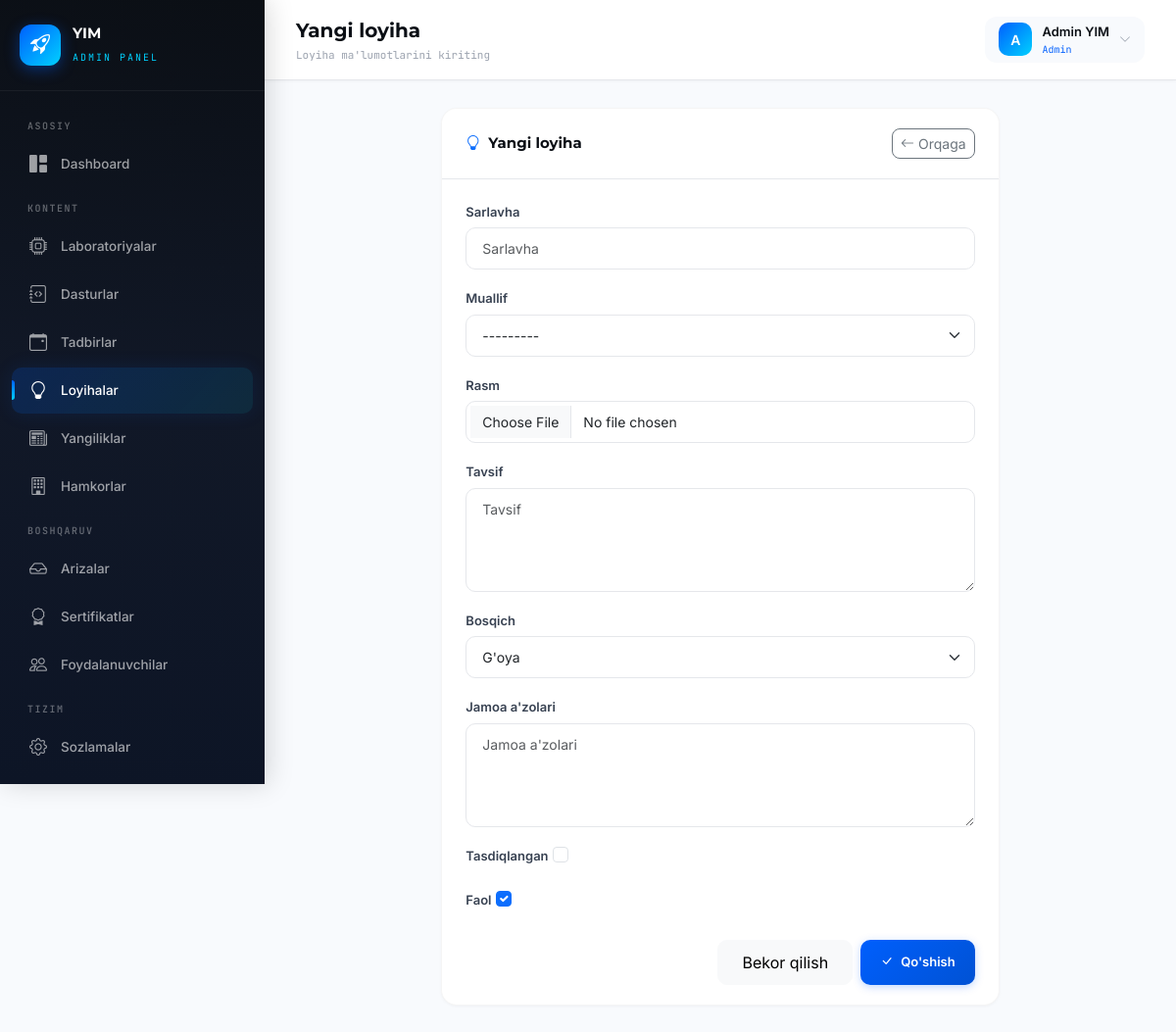
Page /admin-panel/projects/create/ (signed in) on the committed database.
### accounts/models.py (models this page shows, shortened)
class User(AbstractUser):
    ROLE_CHOICES = (
        ('admin', 'Admin'),
        ('student', 'Student'),
    )
    role = models.CharField(max_length=10, choices=ROLE_CHOICES, default='student')
    phone = models.CharField(max_length=20, blank=True, null=True)
    avatar = models.ImageField(upload_to='avatars/', blank=True, null=True)
    bio = models.TextField(blank=True, null=True)
    birth_date = models.DateField(blank=True, null=True)
    def __str__(self):
        return self.get_full_name() or self.username
    @property
    def is_admin_user(self):
        return self.role == 'admin' or self.is_superuser

### dashboard/views.py (the view)
# urls.py: path('projects/create/', views.project_create, name='project_create'),
@admin_required
def project_create(request):
    return generic_create(request, ProjectForm, 'dashboard/projects/form.html', 'dashboard:project_list', "Loyiha muvaffaqiyatli qo'shildi!")

### dashboard/forms.py
class ProjectForm(StyledFormMixin, forms.ModelForm):
    class Meta:
        model = Project
        fields = ['title', 'author', 'image', 'description', 'stage', 'team_members', 'is_approved', 'is_active']

### dashboard/context_processors.py (called while the page is built)
def pending_applications(request):
    if request.user.is_authenticated:
        try:
            count = Application.objects.filter(status='pending').count()
            return {'pending_count': count}
        except Exception:
            return {'pending_count': 0}
    return {'pending_count': 0}

### dashboard/views.py (called while the page is built)
def admin_required(view_func):
    @wraps(view_func)
    @login_required
    def wrapper(request, *args, **kwargs):
        if not request.user.is_admin_user:
            messages.error(request, "Sizda ruxsat yo'q!")
            return redirect('login')
        return view_func(request, *args, **kwargs)
    return wrapper

def generic_create(request, form_class, template, redirect_url, success_msg):
    form = form_class()
    if request.method == 'POST':
        form = form_class(request.POST, request.FILES)
        if form.is_valid():
            form.save()
            messages.success(request, success_msg)
            return redirect(redirect_url)
    return render(request, template, {'form': form})

### templates/dashboard/projects/form.html (shortened to what this page needs)
{% extends "dashboard/base.html" %}
{% block page_title %}{% if object %}Loyihani tahrirlash{% else %}Yangi loyiha{% endif %}{% endblock %}
{% block page_subtitle %}Loyiha ma'lumotlarini kiriting{% endblock %}
{% block content %}
<div class="row justify-content-center">
    <div class="col-xl-8">
        <div class="data-card animate-in">
            <div class="data-card-header">
                <h6><i class="bi bi-lightbulb me-2 text-primary"></i>{% if object %}{{ object.title }}{% else %}Yangi loyiha{% endif %}</h6>
                <a href="{% url 'dashboard:project_list' %}" class="btn btn-sm btn-outline-secondary" style="border-radius: 8px;">
                    <i class="bi bi-arrow-left me-1"></i>Orqaga
                </a>
            </div>
            <div class="data-card-body">
                <form method="post" enctype="multipart/form-data">
                    {% for field in form %}
                    <div class="mb-3">
                        <label class="form-label" for="{{ field.id_for_label }}">{{ field.label }}</label>
                        {{ field }}
                    </div>
                    {% endfor %}
                    <div class="d-flex justify-content-end gap-2 mt-4">
                        <a href="{% url 'dashboard:project_list' %}" class="btn btn-light" style="border-radius:10px;padding:10px 24px;">Bekor qilish</a>
                        <button type="submit" class="btn btn-primary-custom">
                            <i class="bi bi-check-lg me-2"></i>{% if object %}Saqlash{% else %}Qo'shish{% endif %}
                        </button>
                    </div>
                </form>
            </div>
        </div>
    </div>
</div>
{% endblock %}

### templates/dashboard/base.html (shortened to what this page needs)
{% load static %}
<!DOCTYPE html>
<html lang="uz" data-bs-theme="light">
<head>
    <link href="https://cdn.jsdelivr.net/npm/bootstrap@5.3.3/dist/css/bootstrap.min.css" rel="stylesheet">
    <link href="https://cdn.jsdelivr.net/npm/bootstrap-icons@1.11.3/font/bootstrap-icons.min.css" rel="stylesheet">
</head>
<body>
    <aside class="sidebar" id="sidebar">
        <div class="sidebar-brand">
            <div class="brand-icon">
                <i class="bi bi-rocket-takeoff"></i>
            </div>
            <div>
                <h5>YIM</h5>
                <small>Admin Panel</small>
            </div>
        </div>
        <nav class="sidebar-nav">
            <div class="nav-section-title">Asosiy</div>
            <a href="{% url 'dashboard:home' %}" class="nav-link {% if request.resolver_match.url_name == 'home' %}active{% endif %}">
                <i class="bi bi-grid-1x2-fill"></i>
                Dashboard
            </a>
            <div class="nav-section-title">Kontent</div>
            <a href="{% url 'dashboard:laboratory_list' %}" class="nav-link {% if 'laborator' in request.resolver_match.url_name %}active{% endif %}">
                <i class="bi bi-cpu"></i>
                Laboratoriyalar
            </a>
            <a href="{% url 'dashboard:program_list' %}" class="nav-link {% if 'program' in request.resolver_match.url_name %}active{% endif %}">
                <i class="bi bi-journal-code"></i>
                Dasturlar
            </a>
            <a href="{% url 'dashboard:event_list' %}" class="nav-link {% if 'event' in request.resolver_match.url_name %}active{% endif %}">
                <i class="bi bi-calendar-event"></i>
                Tadbirlar
            </a>
            <a href="{% url 'dashboard:project_list' %}" class="nav-link {% if 'project' in request.resolver_match.url_name %}active{% endif %}">
                <i class="bi bi-lightbulb"></i>
                Loyihalar
            </a>
            <a href="{% url 'dashboard:news_list' %}" class="nav-link {% if 'news' in request.resolver_match.url_name %}active{% endif %}">
                <i class="bi bi-newspaper"></i>
                Yangiliklar
            </a>
            <a href="{% url 'dashboard:partner_list' %}" class="nav-link {% if 'partner' in request.resolver_match.url_name %}active{% endif %}">
                <i class="bi bi-building"></i>
                Hamkorlar
            </a>
            <div class="nav-section-title">Boshqaruv</div>
            <a href="{% url 'dashboard:application_list' %}" class="nav-link {% if 'application' in request.resolver_match.url_name %}active{% endif %}">
                <i class="bi bi-inbox"></i>
                Arizalar
            </a>
            <a href="{% url 'dashboard:certificate_list' %}" class="nav-link {% if 'certificate' in request.resolver_match.url_name %}active{% endif %}">
                <i class="bi bi-award"></i>
                Sertifikatlar
            </a>
            <a href="{% url 'dashboard:user_list' %}" class="nav-link {% if 'user' in request.resolver_match.url_name %}active{% endif %}">
                <i class="bi bi-people"></i>
                Foydalanuvchilar
            </a>
            <div class="nav-section-title">Tizim</div>
            <a href="{% url 'dashboard:site_settings' %}" class="nav-link {% if request.resolver_match.url_name == 'site_settings' %}active{% endif %}">
                <i class="bi bi-gear"></i>
                Sozlamalar
            </a>
            <a href="{% url 'logout' %}" class="nav-link" style="color: rgba(239, 68, 68, 0.7);">
                <i class="bi bi-box-arrow-left"></i>
            </a>
        </nav>
    </aside>
    <div class="main-content">
        <header class="topbar">
            <div class="d-flex align-items-center gap-3">
                <div class="page-title">
                    {% block page_title %}Dashboard{% endblock %}
                    <small>{% block page_subtitle %}Yoshlar innovatsiya markazi{% endblock %}</small>
                </div>
            </div>
            <div class="topbar-right">
                <div class="dropdown">
                    <div class="user-info" data-bs-toggle="dropdown">
                        <div class="user-avatar">
                            {{ request.user.username|first|upper }}
                        </div>
                        <div>
                            <div class="name">{{ request.user.get_full_name|default:request.user.username }}</div>
                            <div class="role-badge">{{ request.user.get_role_display|default:"Admin" }}</div>
                        </div>
                        <i class="bi bi-chevron-down" style="font-size: 12px; color: #9CA3AF;"></i>
                    </div>
                </div>
            </div>
        </header>
        <div class="content-area">
            {% block content %}{% endblock %}
        </div>
    </div>
</body>
</html>

### rows in the picture
User: user.username|first "A", user.get_full_name "Admin YIM", user.role "Admin"

### other values in the picture
{{ field.label }} "Sarlavha" "Muallif" "Rasm" "Tavsif" "Bosqich" "Jamoa a'zolari" "Tasdiqlangan" "Faol"
